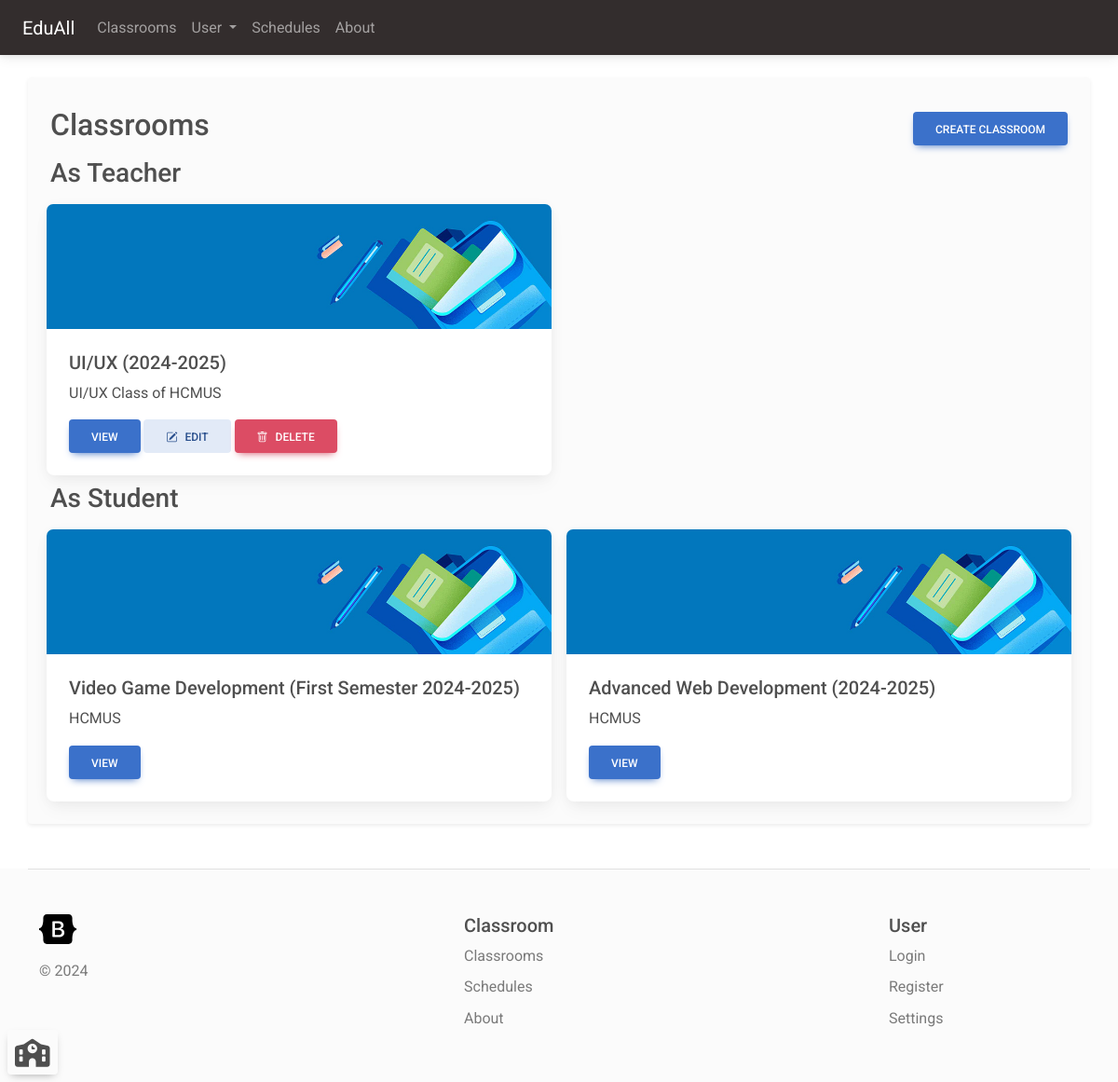
/classroom (signed in), run on an earlier commit of the app's database.
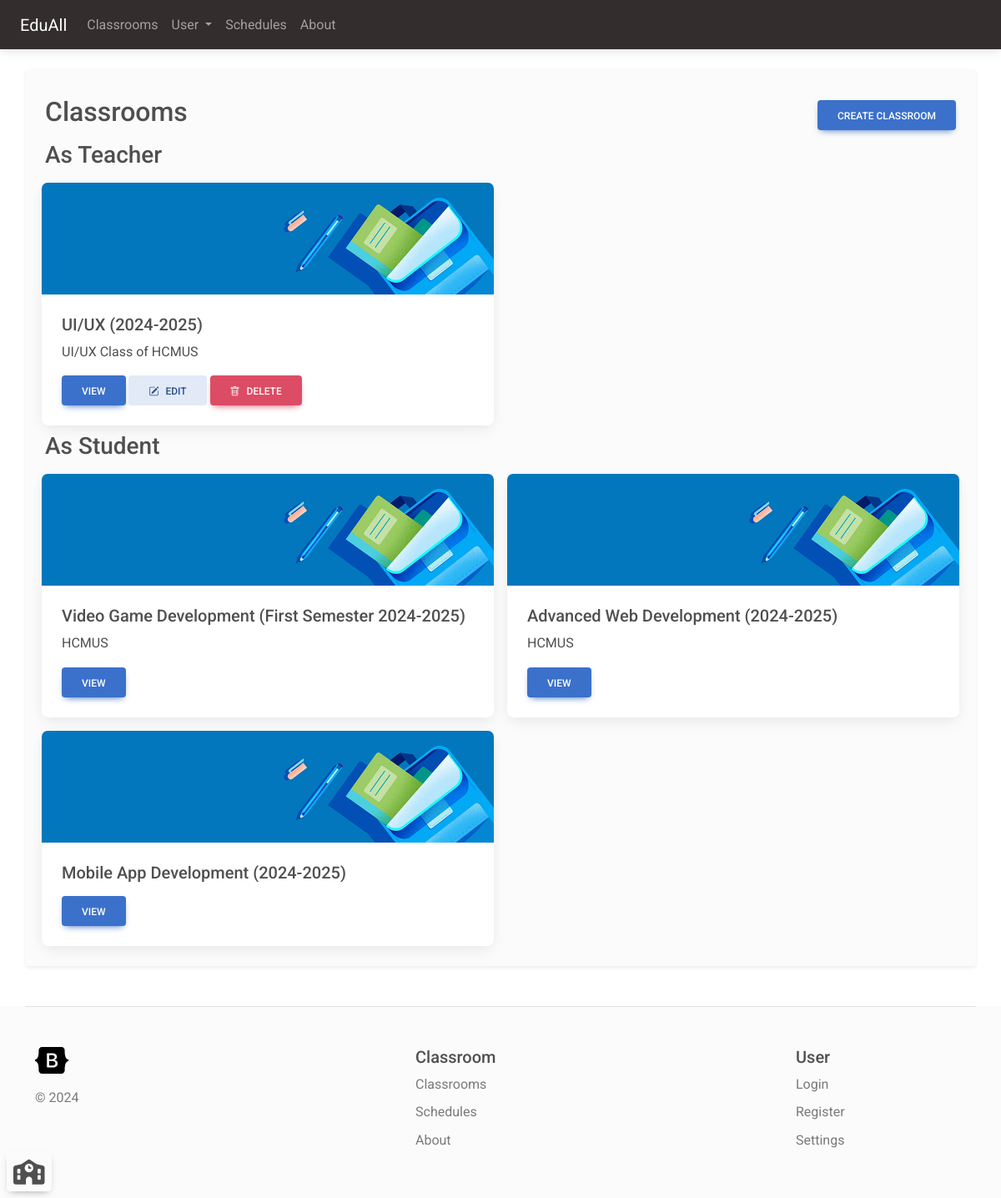
And on a later commit of the database.
### classroom_manager/models.py (models this page shows, shortened)
class Classroom(models.Model):
    name = models.CharField(max_length=200)
    teachers = models.ManyToManyField(User, related_name="classroom_teacher")
    students = models.ManyToManyField(User, related_name="classroom_student")
    description = models.CharField(max_length=3000)
    background = models.CharField(max_length=200, default=get_random_class_image)

### classroom_manager/views.py (the view, shortened to what this page needs)
# urls.py: path('classroom', views.classroomPage, name="classroom_list"),
@login_required(login_url='login')
def classroomPage(request: HttpRequest):
    if request.method == 'GET':
        currentUserId = request.user.id
        classroomsUserIsStudent= Classroom.objects \
            .filter(Q(students__id__contains=currentUserId))
        classroomsUserIsTeacher= Classroom.objects \
            .filter(Q(teachers__id__contains=currentUserId))
        context = {'classroomsUserIsStudent': classroomsUserIsStudent,
                   'classroomsUserIsTeacher': classroomsUserIsTeacher}
        return render(request, 'classroom.html', context)

### classroom_manager/context_processor.py (called while the page is built)
def classroom_processor(request):
    if request.user.is_authenticated:
        classroomsAsTeacher = Classroom.objects.filter(teachers__id__contains=request.user.id).all()
        classroomAsStudent = Classroom.objects.filter(students__id__contains=request.user.id).all()
        return {'classroomsAsTeacher': classroomsAsTeacher, 'classroomsAsStudent': classroomAsStudent}
    return {'classroomsAsTeacher': [], 'classroomsAsStudent': []}

### classroom_manager/templates/classroom.html (shortened to what this page needs)
{% extends 'navbar.html' %}
{% block content %}
{% load static %}
    <div class="mb-2 mt-3 d-flex justify-content-between align-items-center">
        <div><h2>Classrooms</h2></div>
        <button type="button" class="btn btn-primary" data-bs-toggle="modal" data-bs-target="#createClassroomModal">
            Create classroom
        </button>
    </div>
    {% if classroomsUserIsTeacher%}
    <h3>As Teacher</h3>
    {% endif%}
    <div class="row">
    {% for classroom in classroomsUserIsTeacher %}
    <div class="col-12 col-lg-6 col-xxl-4 px-2 py-2">
        <div class="card">
            <img class="card-img-top" src="{% static classroom.background %}" />
            <div class="card-body">
                <h5 class="card-title">{{ classroom.name }}</h5>
                <p class="card-text">{{ classroom.description|truncatechars:50 }}</p>
                <a href="{% url 'classroom_details' classroom.id %}" class="btn btn-primary">View</a>
                <a href="/classroom/edit/{{ classroom.id }}" class="btn btn-secondary"><i class="bi bi-pencil-square me-2"></i>Edit</a>
                <form action="{% url 'classroom_details' classroom.id %}" method="post" style="display: inline;">
                    <button type="submit" class="btn btn-danger" title="You can only delete classrooms if there's no student left">
                        <i class="bi bi-trash me-2"></i><span>Delete</span>
                    </button>
                </form>
            </div>
        </div>
    </div>
    {% endfor %}
    </div>
    {% if classroomsUserIsStudent%}
    <h3>As Student</h3>
    {% endif%}
    <div class="row">
        {% for classroom in classroomsUserIsStudent %}
        <div class="col-12 col-lg-6 col-xxl-4 px-2 py-2">
            <div class="card">
                <img class="card-img-top" src="{% static classroom.background %}" />
                <div class="card-body">
                    <h5 class="card-title">{{ classroom.name }}</h5>
                    <p class="card-text">{{ classroom.description|truncatechars:50 }}</p>
                    <a href="{% url 'classroom_details' classroom.id %}" class="btn btn-primary">View</a>
                </div>
            </div>
        </div>
        {% endfor %}
    </div>
{% endblock %}

### classroom_manager/templates/navbar.html
{% extends 'layout.html' %}
{% block main %}
<div class="container bg-light shadow-sm py-2 rounded-2 mt-4 px-4 py-3">
    <button class="navbar-toggler position-fixed bg-light bottom-0 start-0 btn ms-2 mb-2 px-2"  data-bs-toggle="offcanvas" data-bs-target="#offcanvas" role="button" title="Toggle sidebar" aria-controls="navbarNav" aria-expanded="false" aria-label="Toggle sidebar">
        <i class="fa-solid fa-school" data-bs-toggle="offcanvas" data-bs-target="#offcanvas" style="font-size: 30px"></i>
    </button>
    {% block content %}
    {% endblock %}
</div>
{% endblock %}

### classroom_manager/templates/layout.html (shortened to what this page needs)
<!DOCTYPE html>
<html>
<head>
    <link rel="stylesheet" href="https://cdn.jsdelivr.net/npm/bootstrap-icons@1.11.3/font/bootstrap-icons.min.css">
    <link rel="stylesheet" href="https://cdn.jsdelivr.net/npm/bootstrap@5.3.0/dist/css/bootstrap.min.css">
    <link href="https://cdnjs.cloudflare.com/ajax/libs/font-awesome/6.0.0/css/all.min.css" rel="stylesheet" />
    <link href="https://cdn.jsdelivr.net/gh/kartik-v/bootstrap-fileinput@5.5.4/css/fileinput.min.css" media="all" rel="stylesheet" type="text/css" />
    {% load static %}
    <link href="{% static 'mdb5-free-standard/css/mdb.min.css' %}" rel="stylesheet" type="text/css"/>
    <link href="{% static 'calendar.css' %}" rel="stylesheet" type="text/css"/>
</head>
<body style="background: url({% static 'background.jpg' %}); background-size: 100% 100%">
    <nav class="navbar navbar-dark bg-dark navbar-expand-lg px-4" data-bs-theme="dark">
        <a class="navbar-brand" href="/">EduAll</a>
        <div class="collapse navbar-collapse" id="navbarNav">
            <ul class="navbar-nav">
                <li class="nav-item">
                    <a class="nav-link" href="/classroom">Classrooms</a>
                </li>
                <li class="nav-item dropdown">
                    <a class="nav-link dropdown-toggle" href="#" id="userDropdown" role="button" data-bs-toggle="dropdown" aria-expanded="false">
                        User
                    </a>
                </li>
                <li class="nav-item">
                    <a class="nav-link" href="{% url 'all_task_schedules' %}">Schedules</a>
                </li>
                <li class="nav-item">
                    <a class="nav-link" href="/about">About</a>
                </li>
            </ul>
        </div>
    </nav>
    {% block main %}
    {% endblock %}
    <div class="bg-light">
        <div class="container">
            <footer class="row row-cols-5 py-5 mt-5 mb-0 border-top">
                <div class="col">
                    <a href="/" class="d-flex align-items-center mb-3 link-dark text-decoration-none">
                    </a>
                    <p class="text-muted">© 2024</p>
                </div>
                <div class="col">
                </div>
                <div class="col">
                    <h5>Classroom</h5>
                    <ul class="nav flex-column">
                        <li class="nav-item mb-2"><a href="{% url 'classroom_list' %}" class="nav-link p-0 text-muted">Classrooms</a></li>
                        <li class="nav-item mb-2"><a href="{% url 'all_task_schedules' %}" class="nav-link p-0 text-muted">Schedules</a></li>
                        <li class="nav-item mb-2"><a href="/about" class="nav-link p-0 text-muted">About</a></li>
                    </ul>
                </div>
                <div class="col">
                </div>
                <div class="col">
                    <h5>User</h5>
                    <ul class="nav flex-column">
                        <li class="nav-item mb-2"><a href="/login" class="nav-link p-0 text-muted">Login</a></li>
                        <li class="nav-item mb-2"><a href="/register" class="nav-link p-0 text-muted">Register</a></li>
                        <li class="nav-item mb-2"><a href="/settings" class="nav-link p-0 text-muted">Settings</a></li>
                    </ul>
                </div>
            </footer>
        </div>
    </div>
</body>
</html>

What changed in the data, as far as the page shows it:
added Classroom: background (picture), name "Mobile App Development (2024-2025)", shown under "As Student"
